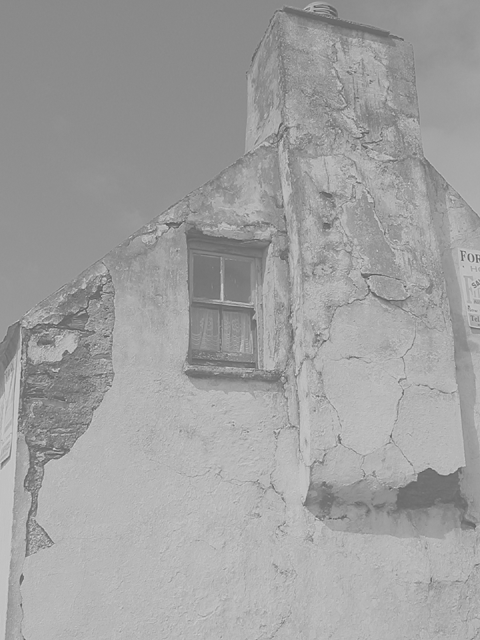
#> input picture Parte2/imagens/ireland-06-02.tif, 480 x 640 px, found by its file name
$ python main.py
#> lines starting #> are read from the running program, lines starting #| are printed output that depends on the picture

import cv2
import os
import numpy as np
import matplotlib.pyplot as plt


def main():

    # --------------------------
    # Initialization
    # --------------------------
    # filename = '/home/mike/sharedVBWindows/MVA_6-24/MVA_24-25/Parte1/imagens/grey_lake.jpg'
    filename = '/home/mike/sharedVBWindows/MVA_6-24/MVA_24-25/Parte2/imagens/ireland-06-02.tif'
    if not os.path.isfile(filename):
        print('filename ' + filename + ' does not exist')

    # Load the image
    image = cv2.imread(filename,  cv2.IMREAD_GRAYSCALE)
#> image is the input picture: shape (640, 480); min 79, max 217, mean 160.1
    h, w = image.shape
#> h = 640; w = 480

    image_stretched = image*0
#> image_stretched: shape (640, 480); every value is 0

    # --------------------------
    # Execution
    # --------------------------

    # Stretch the histogram
    minimum, maximum, _, _ = cv2.minMaxLoc(image)
#> minimum = 79; maximum = 217

    for x in range(0, w):
        for y in range(0, h):
            image_stretched[y, x] = (image[y, x] - minimum) / (maximum-minimum)*255
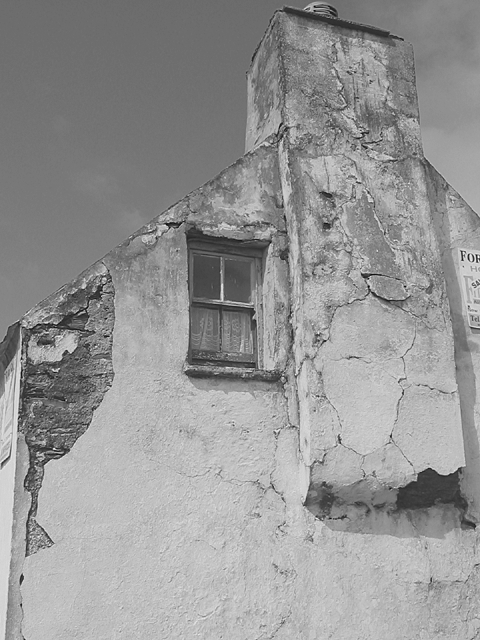
#> image_stretched: shape (640, 480); min 0, max 255, mean 149.4

    # Compute histograms --------------
    nbins = 128

    # how to compute the values of xs
    # linspace returns the centers of the bins, which we use for plotting
    xs = np.round(np.linspace(0, 255, nbins))
    ys = cv2.calcHist([image], [0], None, [nbins], (0, 256), accumulate=False)
#> ys = 128 values, max 20786 at index 91, min 0 at index 0, mean 2400
    ys_stretched = cv2.calcHist([image_stretched], [0], None, [nbins], (0, 256), accumulate=False)
#> ys_stretched = 128 values, max 15062 at index 97, min 0 at index 1, mean 2400

    # --------------------------
    # Visualization
    # --------------------------

    # Display the image
    cv2.imshow('Image', image)
    cv2.imshow('Image_stretched', image_stretched)

    # Wait for the user to press a key
    cv2.waitKey(100)

    # matplotlib
    plt.plot(xs, ys, 'b')
    plt.plot(xs, ys_stretched, 'r')

    plt.show()
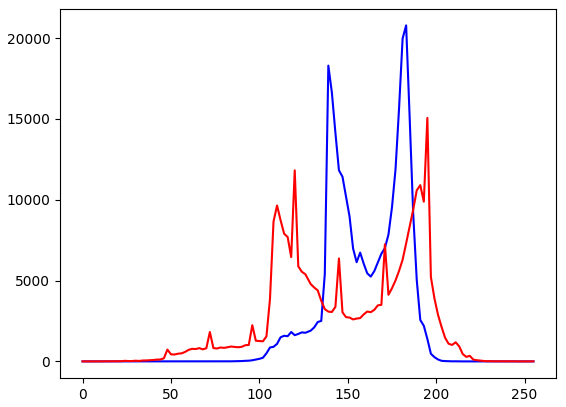
#> figure drawn by matplotlib, 1 panel; curve peaks at x = 183, y = 20786; curve peaks at x = 195, y = 15062

    # Close all windows
    cv2.destroyAllWindows()


if __name__ == "__main__":
    main()
